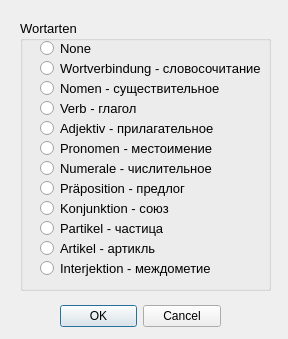
<?xml version="1.0" encoding="UTF-8"?>
<ui version="4.0">
 <class>DialogTypeWort</class>
 <widget class="QDialog" name="DialogTypeWort">
  <property name="geometry">
   <rect>
    <x>0</x>
    <y>0</y>
    <width>288</width>
    <height>339</height>
   </rect>
  </property>
  <property name="windowTitle">
   <string>Dialog</string>
  </property>
  <widget class="QDialogButtonBox" name="buttonBox">
   <property name="geometry">
    <rect>
     <x>60</x>
     <y>300</y>
     <width>161</width>
     <height>32</height>
    </rect>
   </property>
   <property name="orientation">
    <enum>Qt::Horizontal</enum>
   </property>
   <property name="standardButtons">
    <set>QDialogButtonBox::Cancel|QDialogButtonBox::Ok</set>
   </property>
  </widget>
  <widget class="QGroupBox" name="groupBox">
   <property name="geometry">
    <rect>
     <x>20</x>
     <y>20</y>
     <width>251</width>
     <height>271</height>
    </rect>
   </property>
   <property name="font">
    <font>
     <pointsize>10</pointsize>
    </font>
   </property>
   <property name="title">
    <string>Wortarten</string>
   </property>
   <widget class="QRadioButton" name="radioButton">
    <property name="geometry">
     <rect>
      <x>20</x>
      <y>20</y>
      <width>151</width>
      <height>17</height>
     </rect>
    </property>
    <property name="font">
     <font>
      <pointsize>10</pointsize>
     </font>
    </property>
    <property name="text">
     <string>None</string>
    </property>
   </widget>
   <widget class="QRadioButton" name="radioButton_2">
    <property name="geometry">
     <rect>
      <x>20</x>
      <y>40</y>
      <width>221</width>
      <height>17</height>
     </rect>
    </property>
    <property name="font">
     <font>
      <pointsize>10</pointsize>
     </font>
    </property>
    <property name="text">
     <string>Wortverbindung - словосочитание</string>
    </property>
   </widget>
   <widget class="QRadioButton" name="radioButton_3">
    <property name="geometry">
     <rect>
      <x>20</x>
      <y>60</y>
      <width>191</width>
      <height>17</height>
     </rect>
    </property>
    <property name="font">
     <font>
      <pointsize>10</pointsize>
     </font>
    </property>
    <property name="text">
     <string>Nomen - существительное</string>
    </property>
   </widget>
   <widget class="QRadioButton" name="radioButton_4">
    <property name="geometry">
     <rect>
      <x>20</x>
      <y>80</y>
      <width>181</width>
      <height>17</height>
     </rect>
    </property>
    <property name="font">
     <font>
      <pointsize>10</pointsize>
     </font>
    </property>
    <property name="text">
     <string>Verb - глагол</string>
    </property>
   </widget>
   <widget class="QRadioButton" name="radioButton_5">
    <property name="geometry">
     <rect>
      <x>20</x>
      <y>100</y>
      <width>191</width>
      <height>17</height>
     </rect>
    </property>
    <property name="font">
     <font>
      <pointsize>10</pointsize>
     </font>
    </property>
    <property name="text">
     <string>Adjektiv - прилагательное</string>
    </property>
   </widget>
   <widget class="QRadioButton" name="radioButton_6">
    <property name="geometry">
     <rect>
      <x>20</x>
      <y>120</y>
      <width>191</width>
      <height>17</height>
     </rect>
    </property>
    <property name="font">
     <font>
      <pointsize>10</pointsize>
     </font>
    </property>
    <property name="text">
     <string>Pronomen - местоимение</string>
    </property>
   </widget>
   <widget class="QRadioButton" name="radioButton_7">
    <property name="geometry">
     <rect>
      <x>20</x>
      <y>140</y>
      <width>191</width>
      <height>17</height>
     </rect>
    </property>
    <property name="font">
     <font>
      <pointsize>10</pointsize>
     </font>
    </property>
    <property name="text">
     <string>Numerale - числительное</string>
    </property>
   </widget>
   <widget class="QRadioButton" name="radioButton_8">
    <property name="geometry">
     <rect>
      <x>20</x>
      <y>160</y>
      <width>161</width>
      <height>17</height>
     </rect>
    </property>
    <property name="font">
     <font>
      <pointsize>10</pointsize>
     </font>
    </property>
    <property name="text">
     <string>Präposition - предлог</string>
    </property>
   </widget>
   <widget class="QRadioButton" name="radioButton_9">
    <property name="geometry">
     <rect>
      <x>20</x>
      <y>180</y>
      <width>151</width>
      <height>17</height>
     </rect>
    </property>
    <property name="font">
     <font>
      <pointsize>10</pointsize>
     </font>
    </property>
    <property name="text">
     <string>Konjunktion - союз</string>
    </property>
   </widget>
   <widget class="QRadioButton" name="radioButton_10">
    <property name="geometry">
     <rect>
      <x>20</x>
      <y>200</y>
      <width>161</width>
      <height>17</height>
     </rect>
    </property>
    <property name="font">
     <font>
      <pointsize>10</pointsize>
     </font>
    </property>
    <property name="text">
     <string>Partikel - частица</string>
    </property>
   </widget>
   <widget class="QRadioButton" name="radioButton_11">
    <property name="geometry">
     <rect>
      <x>20</x>
      <y>220</y>
      <width>151</width>
      <height>17</height>
     </rect>
    </property>
    <property name="font">
     <font>
      <pointsize>10</pointsize>
     </font>
    </property>
    <property name="text">
     <string>Artikel - артикль</string>
    </property>
   </widget>
   <widget class="QRadioButton" name="radioButton_12">
    <property name="geometry">
     <rect>
      <x>20</x>
      <y>240</y>
      <width>201</width>
      <height>17</height>
     </rect>
    </property>
    <property name="font">
     <font>
      <pointsize>10</pointsize>
     </font>
    </property>
    <property name="text">
     <string>Interjektion - междометие</string>
    </property>
   </widget>
  </widget>
 </widget>
 <resources/>
 <connections>
  <connection>
   <sender>buttonBox</sender>
   <signal>accepted()</signal>
   <receiver>DialogTypeWort</receiver>
   <slot>accept()</slot>
   <hints>
    <hint type="sourcelabel">
     <x>248</x>
     <y>254</y>
    </hint>
    <hint type="destinationlabel">
     <x>157</x>
     <y>274</y>
    </hint>
   </hints>
  </connection>
  <connection>
   <sender>buttonBox</sender>
   <signal>rejected()</signal>
   <receiver>DialogTypeWort</receiver>
   <slot>reject()</slot>
   <hints>
    <hint type="sourcelabel">
     <x>316</x>
     <y>260</y>
    </hint>
    <hint type="destinationlabel">
     <x>286</x>
     <y>274</y>
    </hint>
   </hints>
  </connection>
 </connections>
</ui>
